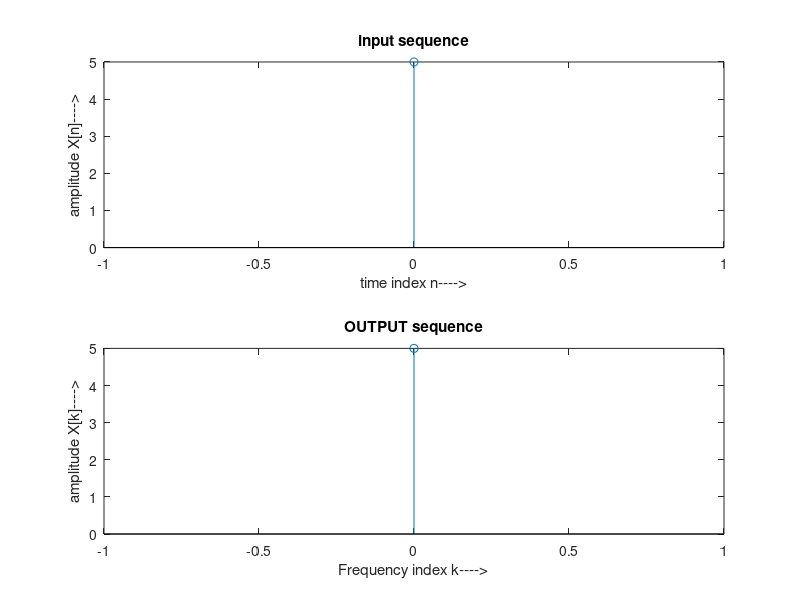

Write MATLAB code to recreate this figure.
close all;
clear all;
clc;
x=input('enter the sequence :');
N=length(x);
n=0:1:N-1;
y=fft(x,N)
subplot(2,1,1);
stem(n,x);
title('input sequence');
xlabel('time index n---->');
ylabel('amplitude X[n]---->');
subplot(2,1,2);
stem(n,y);
title('OUTPUT sequence');
xlabel('Frequency index k---->');
ylabel('amplitude X[k]---->');
